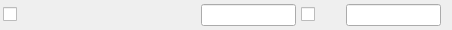
<?xml version="1.0" encoding="UTF-8"?>
<ui version="4.0">
 <class>Channel</class>
 <widget class="QWidget" name="Channel">
  <property name="geometry">
   <rect>
    <x>0</x>
    <y>0</y>
    <width>452</width>
    <height>30</height>
   </rect>
  </property>
  <property name="windowTitle">
   <string>Form</string>
  </property>
  <layout class="QHBoxLayout" name="horizontalLayout">
   <property name="spacing">
    <number>5</number>
   </property>
   <property name="leftMargin">
    <number>3</number>
   </property>
   <property name="topMargin">
    <number>3</number>
   </property>
   <property name="bottomMargin">
    <number>3</number>
   </property>
   <item>
    <widget class="QCheckBox" name="check">
     <property name="maximumSize">
      <size>
       <width>43</width>
       <height>16777215</height>
      </size>
     </property>
     <property name="text">
      <string/>
     </property>
    </widget>
   </item>
   <item>
    <widget class="QLabel" name="channelName">
     <property name="text">
      <string/>
     </property>
    </widget>
   </item>
   <item>
    <widget class="QLineEdit" name="currentValue">
     <property name="maximumSize">
      <size>
       <width>95</width>
       <height>16777215</height>
      </size>
     </property>
     <property name="alignment">
      <set>Qt::AlignRight|Qt::AlignTrailing|Qt::AlignVCenter</set>
     </property>
     <property name="clearButtonEnabled">
      <bool>true</bool>
     </property>
    </widget>
   </item>
   <item>
    <widget class="QCheckBox" name="force">
     <property name="maximumSize">
      <size>
       <width>40</width>
       <height>16777215</height>
      </size>
     </property>
     <property name="text">
      <string/>
     </property>
    </widget>
   </item>
   <item>
    <widget class="QLineEdit" name="forceValue">
     <property name="maximumSize">
      <size>
       <width>95</width>
       <height>16777215</height>
      </size>
     </property>
     <property name="inputMethodHints">
      <set>Qt::ImhPreferNumbers</set>
     </property>
     <property name="inputMask">
      <string/>
     </property>
     <property name="alignment">
      <set>Qt::AlignRight|Qt::AlignTrailing|Qt::AlignVCenter</set>
     </property>
     <property name="placeholderText">
      <string/>
     </property>
     <property name="clearButtonEnabled">
      <bool>true</bool>
     </property>
    </widget>
   </item>
  </layout>
 </widget>
 <resources/>
 <connections/>
</ui>
